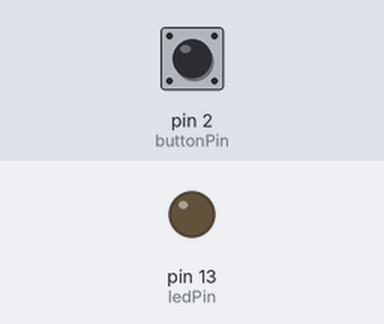
Bench run of a sketch on a simulated Arduino Uno, built with avr-gcc and run on an emulated ATmega328P. On the bench: output pins drawn as LEDs (lit = HIGH). The inputs (shaded band) are chosen by the test bench; at power-on: pin 2 (buttonPin) HIGH.

Above: at 1.2 s.
1.3 s: pin 2 (buttonPin) pulled LOW for 0.15 s
At 1.37 s:
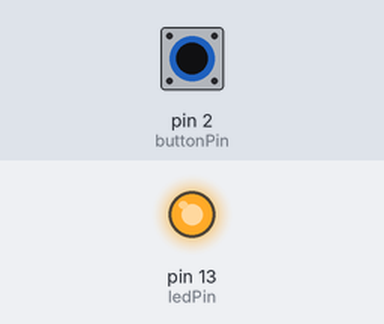
2.9 s: pin 2 (buttonPin) pulled LOW for 3.2 s
At 6.5 s:
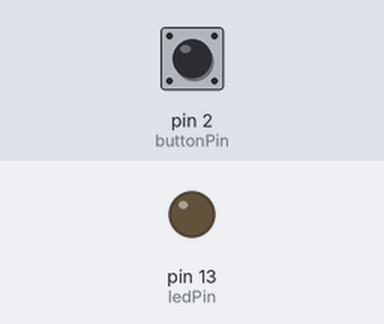
Timing chart, 0 to 8.0 s (numbered marks = the images above; inputs shaded):
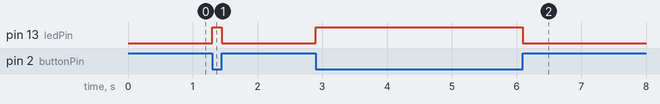

Measured:
- after the input at 1.3 s, pin 13 (ledPin): LOW → HIGH at once, → LOW 0.15 s later
- after the input at 2.9 s, pin 13 (ledPin): LOW → HIGH at once, → LOW 3.2 s later

The sketch:

interrupt_example.ino
```cpp
/*
  Push-Button Interrupt Example

  An interrupt is attached to a push-button so it can be monitored

  Push-button Asigned to Pin 2 (INT-0)

  The circuit:
  1 Push-button
  1 LED

  Created 11/3/19
  By Miguel Osuna
  Modified: -/-/-
  By: -----------
*/

const byte buttonPin = 2;
const byte ledPin = 13;
volatile byte buttonState = LOW;

void setup()
{
    pinMode(buttonPin, INPUT_PULLUP);
    pinMode(ledPin, OUTPUT);
    //digitalWrite(ledPin, LOW);

    // We use the first parameter to indicate the Interrupt Pin
    // The second parameter is the name of the Interrupt Service Routine
    // The third parameter is to activate the interrupt when there is a change from HIGH to LOW and from LOW to HIGH
    attachInterrupt(digitalPinToInterrupt(buttonPin), toggleLed, CHANGE);
}

void loop()
{
    // We toggle the LED by changing the button state with the ISR
    digitalWrite(ledPin, buttonState);
}

void toggleLed()
{
    // Negate the button state
    buttonState = !buttonState;
}
```
